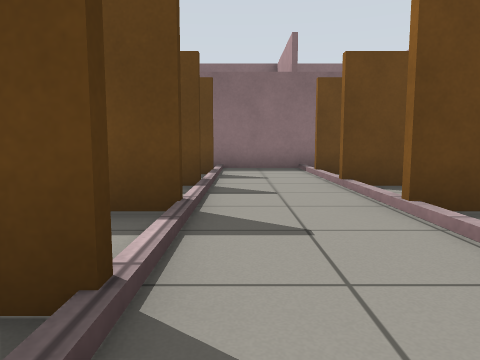
[1] (above)

17 first-person views from a walk through a world built for the Gazebo simulator. The camera is 0.64 m above the floor, tilts 6° down and sees 70° across. The floor is counted in squares, 1 m on a side. Each view is taken from the middle of a square. On the plan, view 1 faces up. The plan holds only what a view shows up to about 10 squares ahead; the rest is blank.

[2]
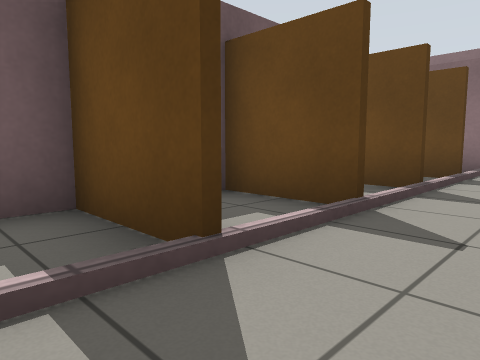

[3]
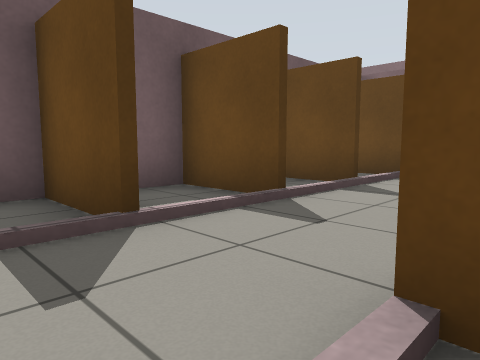

[4]
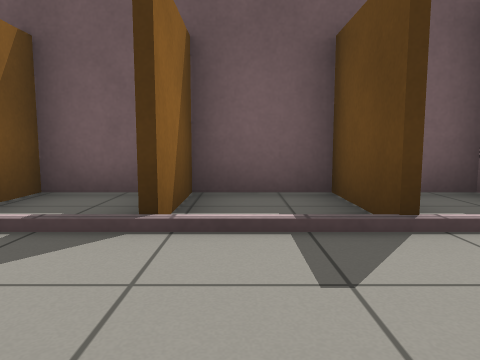

[5]
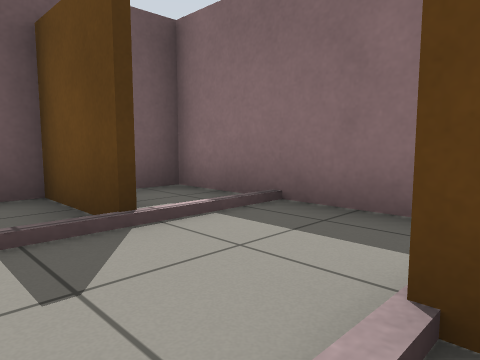

[6]
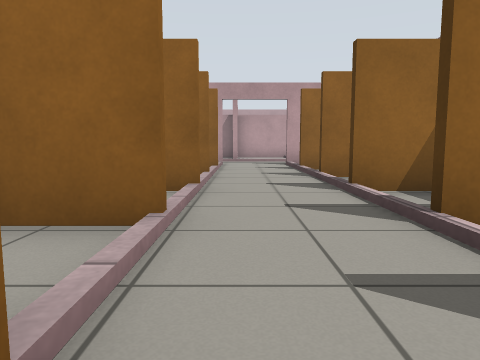

[7]
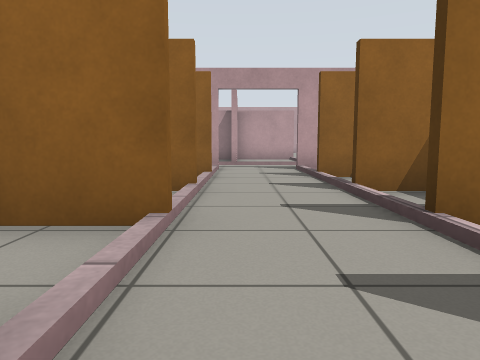

[8]
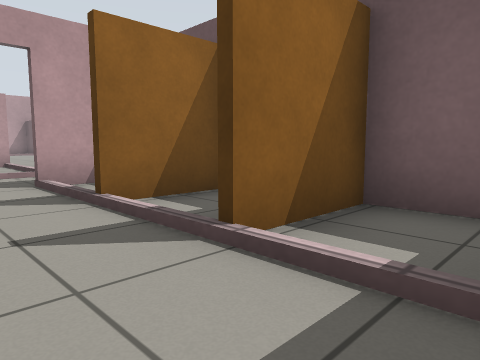

[9]
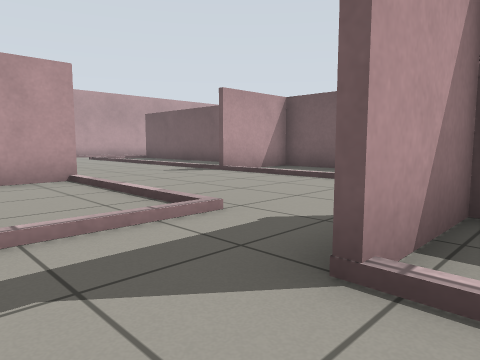

[10]
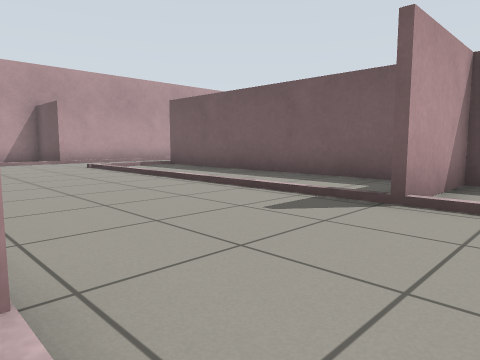

[11]
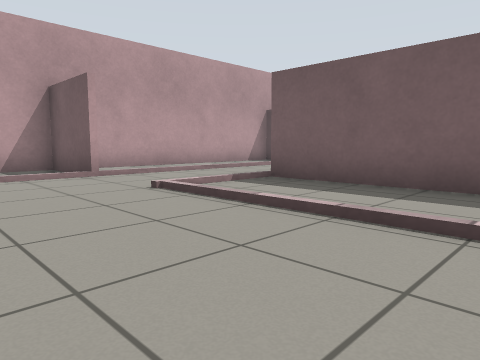

[12]
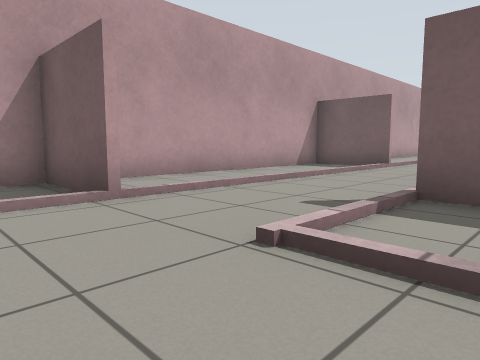

[13]
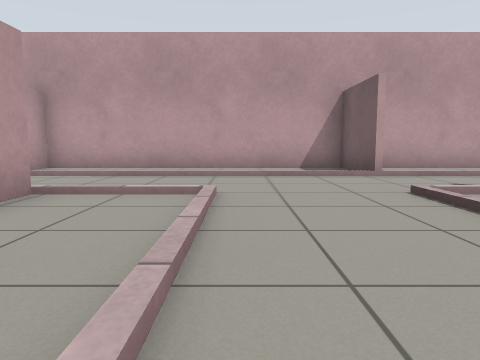

[14]
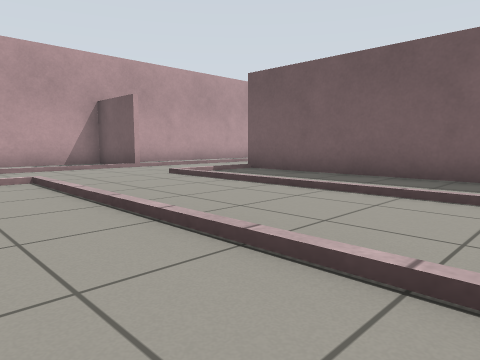

[15]
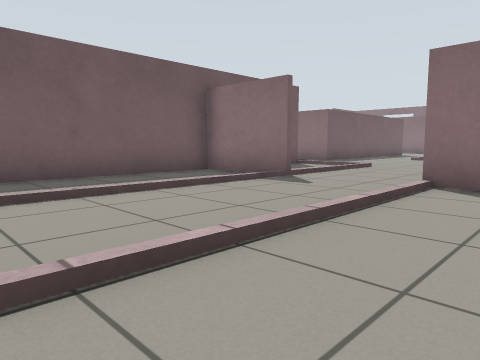

[16]
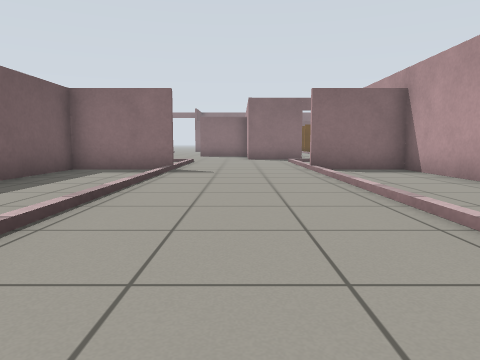

[17]
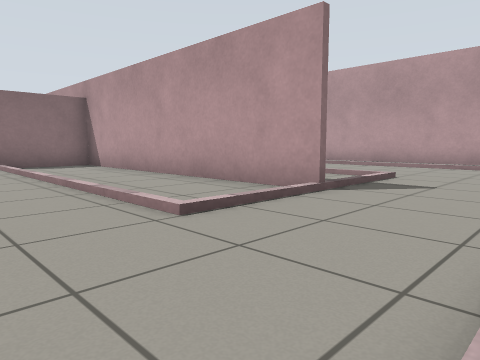

### Floor plan
Key: @ floor where view 1 was taken; # wall or solid block; . floor; / step, stairs or slope; D open door.
Columns run from 16 left of view 1 to 7 right of it. Each row starts with its distance up from view 1.
  9              ######
  8              #.....
  7              ###..#
  6              #.....
  5              ###..##
  4              #.....#
  3              ###..##
  2              #.....#
  1              ###..##
  0              #..@..
 -1              ###..#
 -2               .....
 -3               ##..#
 -4               .....
 -5              ###DD#
 -6     ..       .....
 -7     ..     ......
 -8     ...   .......
 -9     ...  #.......
-10  ###...#####...###
-11  #...... #./.../.#
-12  #.......#./.../.#
-13  #.......#./.../.#
-14  #.......#./.../.#
-15  #.......#./.../.#
-16  #.......#./.../.#   ..
-17  #.......#./.../.# ..../
-18  #.......#./.../.#...../
-19   ...................../
-20   ....................
-21  //#///////#/////
-22 ...#.......#.
-23 #############

Positions as (right, up) in squares from view 1, and headings:
1: (0, 0), facing up
2: (1, 0), facing up-left
3: (2, 0), facing up-left
4: (2, 6), facing left
5: (2, 6), facing up-left
6: (1, 6), facing down
7: (1, 4), facing down
8: (1, 1), facing down-left
9: (1, -4), facing down-left
10: (-1, -9), facing down-left
11: (-2, -14), facing down-left
12: (-3, -17), facing down-left
13: (-10, -14), facing down
14: (-8, -12), facing down-left
15: (-8, -16), facing up-left
16: (-3, -19), facing up
17: (-3, -21), facing up-right
